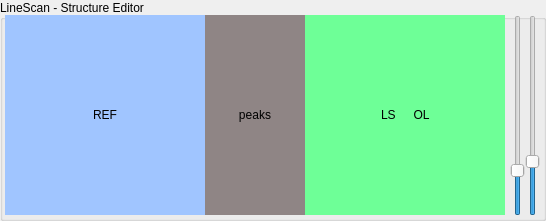
     <widget class="QGroupBox" name="gbLinescan">
      <property name="geometry">
       <rect>
        <x>0</x>
        <y>0</y>
        <width>546</width>
        <height>221</height>
       </rect>
      </property>
      <property name="title">
       <string>LineScan - Structure Editor</string>
      </property>
      <property name="flat">
       <bool>false</bool>
      </property>
      <widget class="QLabel" name="lblRef">
       <property name="geometry">
        <rect>
         <x>5</x>
         <y>15</y>
         <width>200</width>
         <height>200</height>
        </rect>
       </property>
       <property name="styleSheet">
        <string notr="true">background-color: rgb(160, 197, 255);</string>
       </property>
       <property name="text">
        <string>REF</string>
       </property>
       <property name="alignment">
        <set>Qt::AlignCenter</set>
       </property>
      </widget>
      <widget class="QSlider" name="vs1">
       <property name="geometry">
        <rect>
         <x>510</x>
         <y>15</y>
         <width>16</width>
         <height>201</height>
        </rect>
       </property>
       <property name="pageStep">
        <number>20</number>
       </property>
       <property name="value">
        <number>20</number>
       </property>
       <property name="orientation">
        <enum>Qt::Vertical</enum>
       </property>
      </widget>
      <widget class="QSlider" name="vs2">
       <property name="geometry">
        <rect>
         <x>525</x>
         <y>15</y>
         <width>16</width>
         <height>201</height>
        </rect>
       </property>
       <property name="pageStep">
        <number>20</number>
       </property>
       <property name="value">
        <number>25</number>
       </property>
       <property name="orientation">
        <enum>Qt::Vertical</enum>
       </property>
      </widget>
      <widget class="QLabel" name="lblPK">
       <property name="geometry">
        <rect>
         <x>205</x>
         <y>15</y>
         <width>100</width>
         <height>200</height>
        </rect>
       </property>
       <property name="styleSheet">
        <string notr="true">background-color: rgb(143, 133, 133);</string>
       </property>
       <property name="text">
        <string>peaks</string>
       </property>
       <property name="alignment">
        <set>Qt::AlignCenter</set>
       </property>
      </widget>
      <widget class="QLabel" name="lblLS">
       <property name="geometry">
        <rect>
         <x>305</x>
         <y>15</y>
         <width>200</width>
         <height>200</height>
        </rect>
       </property>
       <property name="styleSheet">
        <string notr="true">background-color: rgb(110, 255, 151);</string>
       </property>
       <property name="text">
        <string>LS          </string>
       </property>
       <property name="alignment">
        <set>Qt::AlignCenter</set>
       </property>
      </widget>
      <widget class="QLabel" name="lblOL">
       <property name="geometry">
        <rect>
         <x>305</x>
         <y>15</y>
         <width>200</width>
         <height>200</height>
        </rect>
       </property>
       <property name="frameShape">
        <enum>QFrame::NoFrame</enum>
       </property>
       <property name="midLineWidth">
        <number>1</number>
       </property>
       <property name="text">
        <string>          OL</string>
       </property>
       <property name="alignment">
        <set>Qt::AlignCenter</set>
       </property>
      </widget>
     </widget>
